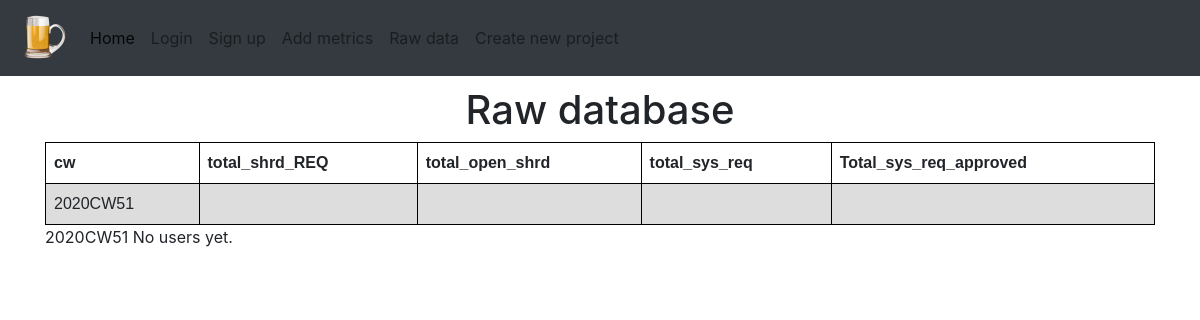
Page /raw on the earlier database version.
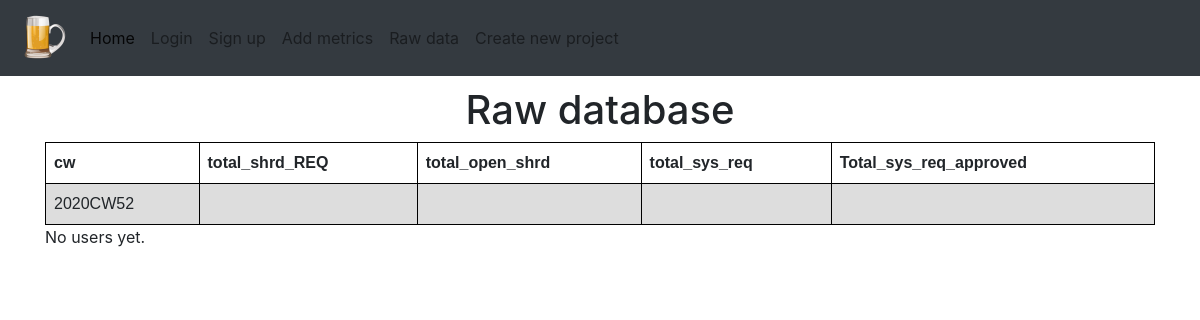
Same page on the later database version.
### spice_status/models/workbook_models.py (models this page shows)
class Workbook(db.Model):
    id = db.Column(db.Integer, primary_key=True)
    cw = db.Column(db.String, default=f'{datetime.now().isocalendar()[0]}CW{datetime.now().isocalendar()[1]}')
    total_client_req = db.Column(db.Integer)
    total_client_req_approved = db.Column(db.Integer)
    @staticmethod
    def all_of_workbooks():
        return Workbook.query.order_by(desc(Workbook.cw))

### spice_status/views/main_views.py (the view)
@bp_main.route('/raw')
def raw():
    return render_template('raw.html', raw_data=Workbook.all_of_workbooks(), users=User.all_of_users())

### spice_status/models/user_models.py (called while the page is built)
    @staticmethod
    def all_of_users():
        return User.query.order_by(desc(User.id))

### spice_status/templates/raw.html (shortened to what this page needs)
{% extends "_base.html" %}
{% block content %}
<article>
    <header>
      <center>  <h1>Raw database</h1> </center>
    </header>
    <section>
        {% if raw_data.count() > 0 %}
        <table>
            <tr>
                <th>cw</th>
                <th>total_shrd_REQ</th>
                <th>total_open_shrd</th>
                <th>total_sys_req</th>
                <th>Total_sys_req_approved</th>
            </tr>
            {% for rd in raw_data %}
            <tr>
                <td>{{ rd.cw }}</td>
                <td>{{ rd.total_shrd_REQ }}</td>
                <td>{{ rd.total_open_shrd }}</td>
                <td>{{ rd.total_sys_req }}</td>
                <td>{{ rd.Total_sys_req_approved }}</td>
            </tr>
        </table>
        {% endfor %}
        {% else %}
        No raw_data yet.
        {% endif %}
        {% if users.count() > 0 %}
        <hr>
        <h3>Users</h3>
        <table>
            <tr>
                <th>id</th>
                <th>username</th>
                <th>email</th>
                <th>password_hash</th>
            </tr>
            {% for user in users %}
            <tr>
                <td>{{ user.id }}</td>
                <td>{{ user.username }}</td>
                <td>{{ user.email }}</td>
                <td>{{ user.password_hash }}</td>
            </tr>
            {% endfor %}
        </table>
        {% else %}
        No users yet.
        {% endif %}
    </section>
</article>
{% endblock %}

### spice_status/templates/_base.html (shortened to what this page needs)
<!doctype html>
<html lang="en">
<head>
    <link rel="stylesheet" href="{{ url_for('static', filename='css/bootstrap.min.css') }}">
    <link rel="stylesheet" href="{{ url_for('static', filename='css/main.css') }}">
</head>
<body>
<nav class="navbar navbar-expand-lg navbar-light bg-dark">
    <a class="navbar-brand" href="{{ url_for('main.home')}}"><img
            src="{{ url_for('static', filename='images/logo.png') }}" width='50' height='50'></a>
    <div class="collapse navbar-collapse" id="navbarSupportedContent">
        <ul class="navbar-nav mr-auto">
            <li class="nav-item active">
                <a class="nav-link" href="{{ url_for('main.home')}}">Home <span class="sr-only">(current)</span></a>
            </li>
            {% if not current_user.is_authenticated %}
            <li class="nav-item">
                <a class="nav-link" href="{{ url_for('auth.login')}}">Login</a>
            </li>
            {% else %}
            <li class="nav-item">
                <a class="nav-link" href="{{ url_for('auth.logout')}}">Logout</a>
            </li>
            {% endif %}
            <li class="nav-item">
                <a class="nav-link" href="{{ url_for('auth.signup')}}">Sign up</a>
            </li>
            <li class="nav-item">
                <a class="nav-link" href="{{ url_for('input.metrics')}}">Add metrics</a>
            </li>
            <li class="nav-item">
                <a class="nav-link" href="{{ url_for('main.raw')}}">Raw data</a>
            </li>
            <li class="nav-item">
                <a class="nav-link" href="{{ url_for('project.define_new_project')}}">Create new project</a>
            </li>
        </ul>
    </div>
</nav>
<div class="container-md">
    {% block content %}
    {% endblock %}
</div>
</body>
</html>

### spice_status/static/css/main.css (style rules this page uses)
.navbar { margin-bottom: 10px; }

### spice_status/templates/_base.html (style rules this page uses)
table { font-family: arial, sans-serif; border-collapse: collapse; width: 100%; }
td, th { border: 1px solid #000000; text-align: left; padding: 8px; }
tr:nth-child(even) { background-color: #dddddd; }

Differences in the rows shown:
removed Workbook: cw "2020CW51"
changed Workbook: cw "2020CW51" → "2020CW52"
